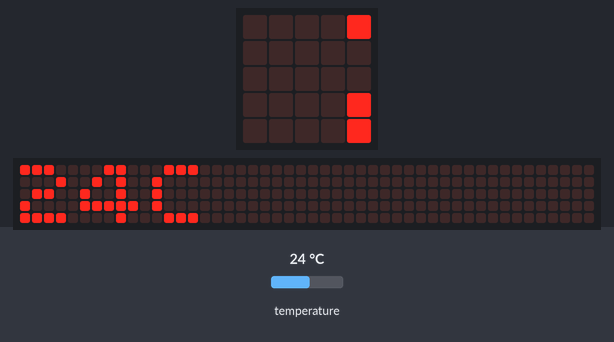
A program run on a simulated BBC micro:bit running MicroPython. On the bench: the board's 5×5 LED display, a strip that is not on the board, showing the scrolling text unrolled. The inputs (shaded band) are chosen by the test bench; at power-on: temperature 24 °C. The 48×5 strip is a reading aid, not a part: it shows the text the display is scrolling, unrolled, one strip-width of it at a time.

Above: at 0.05 s.
At 0.56 s:
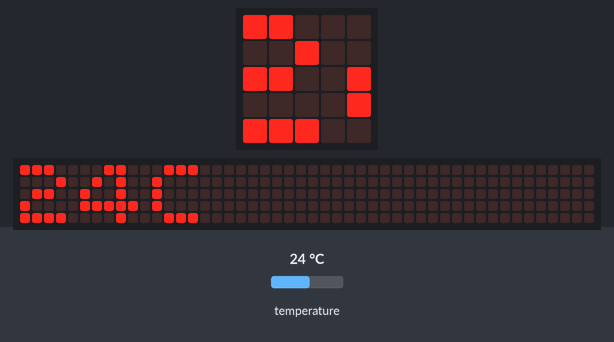
At 1.07 s:
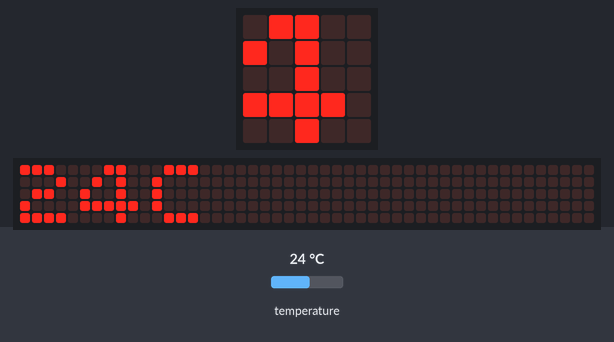
At 1.58 s:
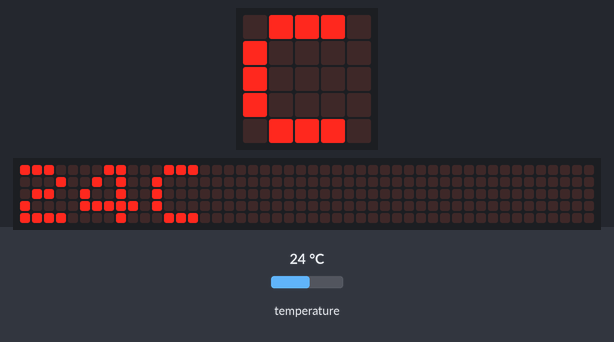
At 2.1 s:
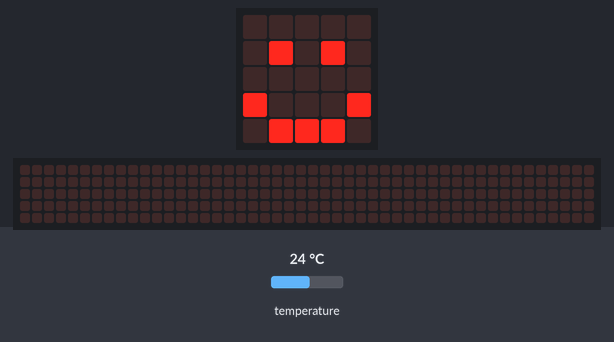

The program:

thermalAlert.py
```python
from microbit import *
import time

# Set temperature thresholds (for alert)
LOW_TEMP_THRESHOLD = 15  # Minimum temperature before alert
HIGH_TEMP_THRESHOLD = 30  # Maximum temperature before alert

# Function to check temperature and give an alert
def check_temperature(temp):
    if temp < LOW_TEMP_THRESHOLD:
        display.scroll("LOW TEMP", delay=100)
        display.show(Image.SAD)
    elif temp > HIGH_TEMP_THRESHOLD:
        display.scroll("HIGH TEMP", delay=100)
        display.show(Image.SURPRISED)
    else:
        display.show(Image.HAPPY)

while True:
    # Read the current temperature (in Celsius)
    current_temp = temperature()

    # Show the temperature on the display
    display.scroll(str(current_temp) + "C", delay=100)

    # Check if the temperature is above or below the set thresholds
    check_temperature(current_temp)

    # Wait a bit before measuring again
    time.sleep(2000)  # 2-second delay before reading the temperature again
```
